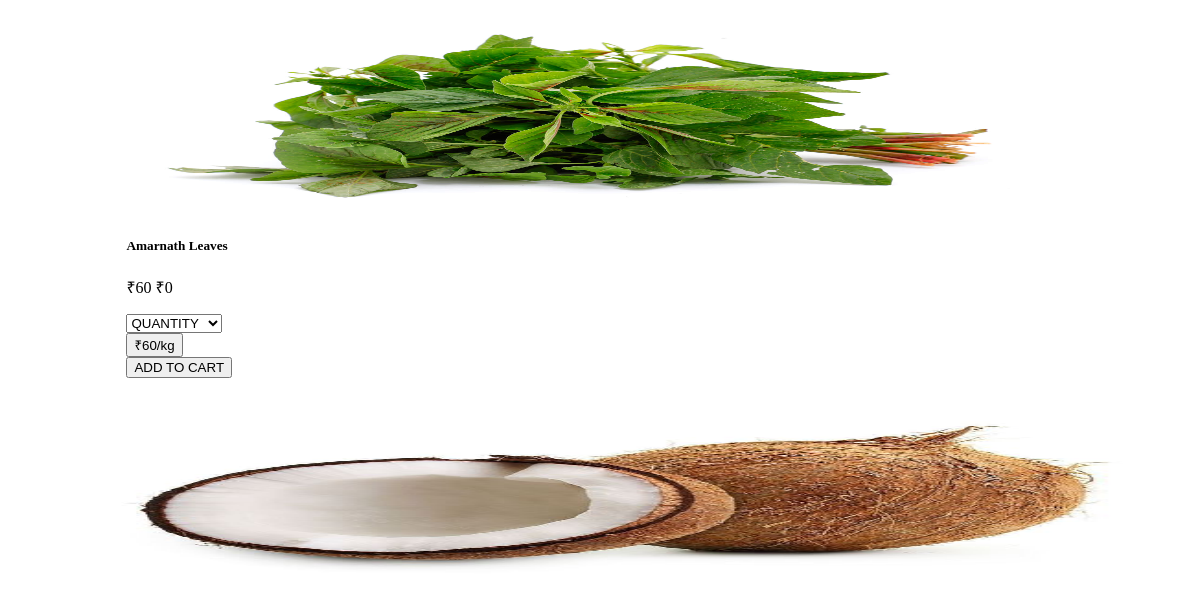
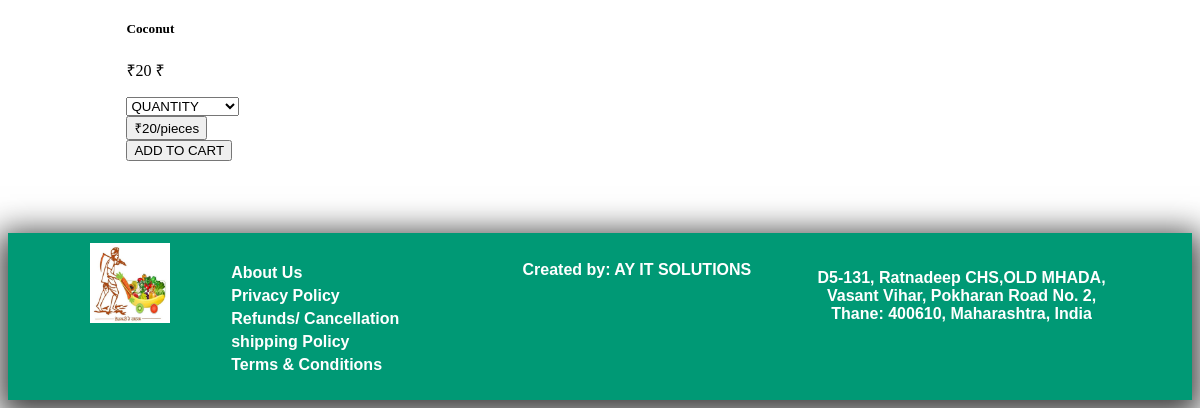
The app's page /php/card.php?c_id=1, older data (2 pictures, top to bottom).
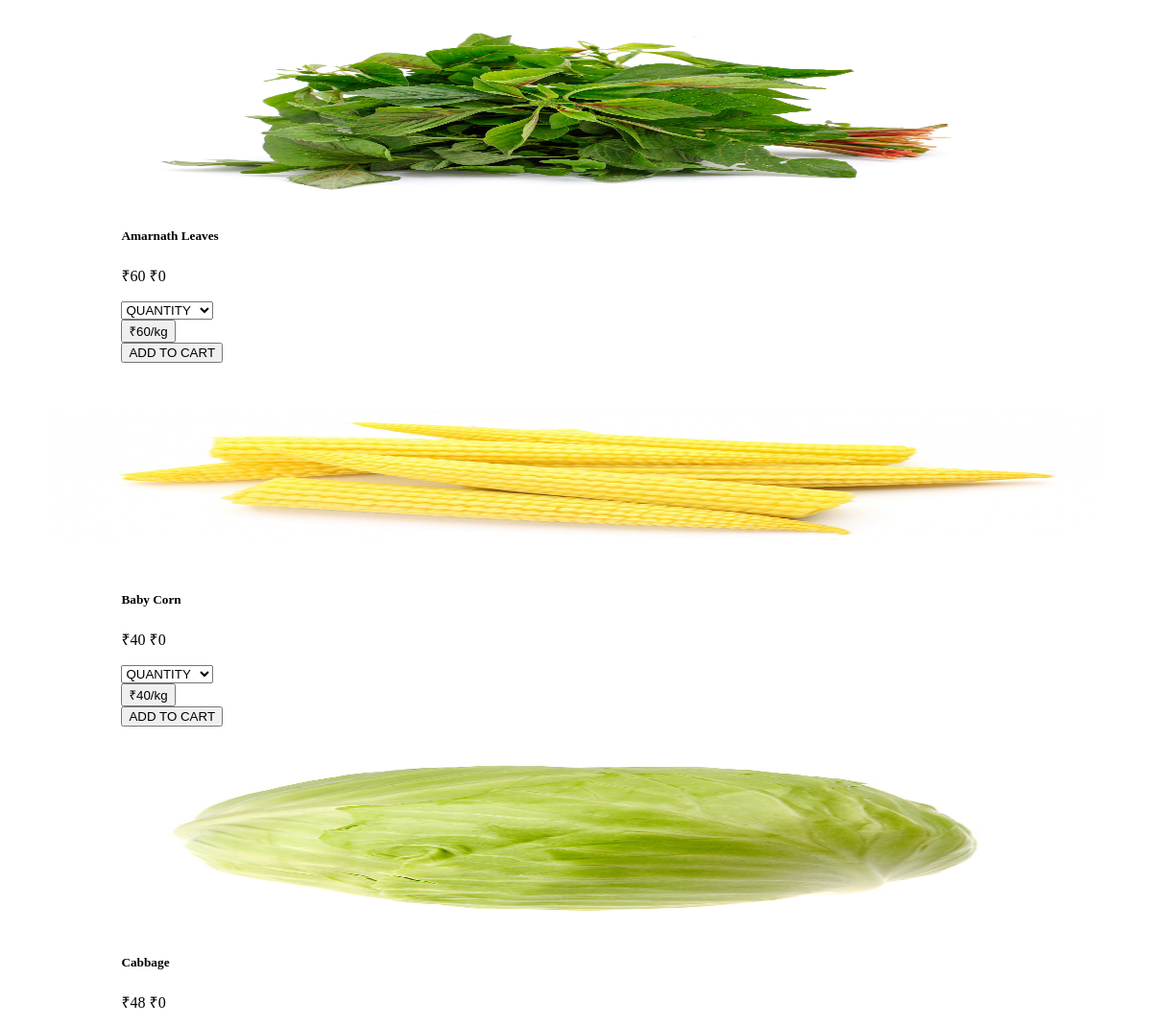
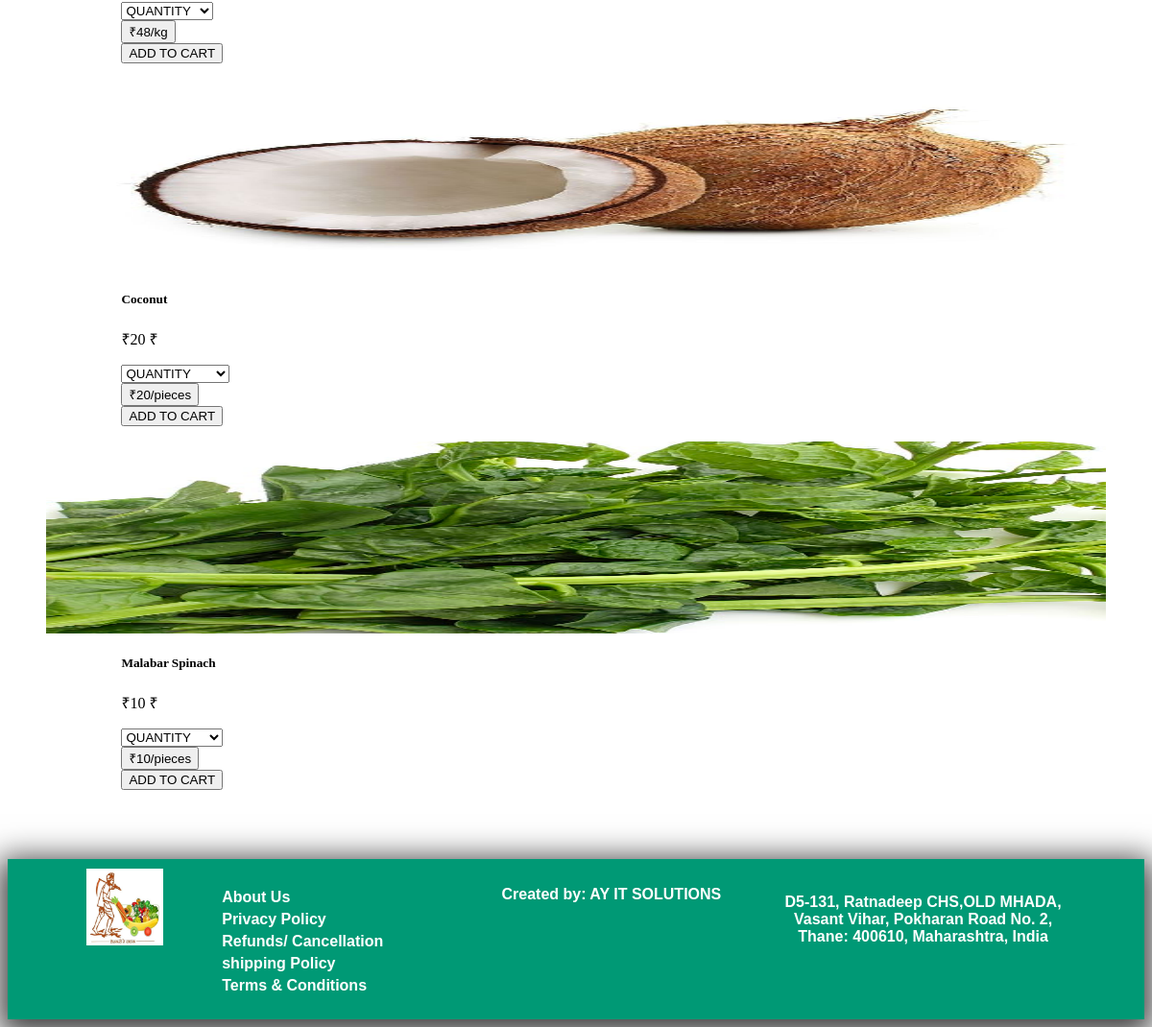
The same page, newer data (2 pictures, top to bottom).
### tables this page shows
CREATE TABLE `items` (
  `item_id` int(11) NOT NULL,
  `i_eng` varchar(100) NOT NULL,
  `i_mar` varchar(100) NOT NULL,
  `i_hin` varchar(100) NOT NULL,
  `category_type` int(11) NOT NULL,
  `type` int(11) NOT NULL COMMENT '1-grams,2-gadi',
  `quantity` int(11) NOT NULL,
  `price` int(11) NOT NULL,
  `img` text NOT NULL
);

### langs/english.php (called while the page is built)
<?php
function array_push_assoc($array, $key, $value){
    $array[$key] = $value;
    return $array;
 }
function lang($txt){
include dirname(dirname(__FILE__)).DIRECTORY_SEPARATOR.'includes'.DIRECTORY_SEPARATOR.'dbconn.php';
 $query = "SELECT i_eng FROM items";
 $result = mysqli_query($con, $query);
$dbarray=array();
 if (mysqli_num_rows($result) > 0){
     while ($row1 = mysqli_fetch_assoc($result)) {
            $eng=$row1['i_eng'];
            $dbarray = array_push_assoc($dbarray, $eng, $eng);
        }
 }
 else{
    $dbarray=array();
 }
$lang = array(
    'FARMACY' => 'FARMACY',
    'POLICY' => 'POLICY',
    'CONTACT US' => 'CONTACT US',
    'REGISTER' => 'REGISTER',
    'LOGIN' => 'LOGIN',
    'Search' => 'Search',
    'add_to_cart' => 'ADD TO CART',
    'quantity'=> 'QUANTITY',
    'login'=> 'Login',
    'login_btn'=> 'Login',
    'mobile'=> 'Mobile Number',
    'password'=> 'Password',
    'forgot_pass'=> 'Forgot Password',
    'sign_up'=>'Sign Up Your Account',
    'fname'=>'First Name',
    'lname'=>'Last Name',
    'email'=>'Email Id',
    'pin'=>'Pincode',
    'delivery'=>'Delivery Address',
    "enter_password"=>"Enter Password",
    're_enter_pass'=>'Re enter Password',
    'new_pass'=>'New Password',
    're_enter_new_pass'=>'Re-enter New Password',
    'products'=>'Products',
    'get_location'=>'Get Location',
    'send'=>'Send',
    'verify_code'=>'Enter Verification Code',
    'verify_button'=>'Verify-Code',
    'your_cart'=>'Your Cart',
    'enter_mob'=>'Enter Your Mobile Number',
    'my_orders'=>'My Orders',
    'hello'=>'Hello',
    'total_price'=>'Total Price',
    'price'=>'Price',
    'outofstock'=>'Out of Stock',
    'available'=>'Available',
    'logout'=>'Logout',
    'add_more_items'=>'Buy More',
    'add_new_item'=>'Add New Item',
    'name'=>'Name',
    'hname'=>"Name-in-Hindi",
    'mname'=>'Name-in-Marathi',
    'add'=>'ADD ITEM',
    'category'=>'Category',
    'type'=>'Type',
    'edit'=> 'EDIT',
    'edit_item'=> 'EDIT ITEM',
    'verify_email'=> 'VERIFY EMAIL',
    'change_verify_email'=> 'CHANGE AND VERIFY EMAIL',
    'Vegetable'=> 'Vegetable',
    'Fruits'=> 'Fruits',
    'all'=>'ALL'
    );
    if (mysqli_num_rows($result) > 0){
$final_array=array_merge($dbarray, $lang);
return $final_array[$txt];
}
else{
return $lang[$txt];
}
}
?>

### php/card.php (the view, shortened to what the changed rows need)
<?php
  include dirname(dirname(__FILE__)).DIRECTORY_SEPARATOR.'langs'.DIRECTORY_SEPARATOR.'set_lang.php';
  $did = $_REQUEST['s_id'];
  $cid = (int) $_REQUEST['c_id'];
  if($cid != 0){
    if ($did==1) {
      $query = "SELECT * FROM items WHERE category_type = {$cid} ORDER BY i_eng ASC";
      $result = mysqli_query($con, $query);
    } elseif($did==2) {
      $query = "SELECT * FROM items WHERE category_type = {$cid} ORDER BY i_eng DESC";
      $result = mysqli_query($con, $query);
    }elseif($did==3) {
      $query = "SELECT * FROM items WHERE category_type = {$cid} ORDER BY price ASC";
      $result = mysqli_query($con, $query);
    }
    elseif($did==4) {
      $query = "SELECT * FROM items WHERE category_type = {$cid} ORDER BY price DESC";
      $result = mysqli_query($con, $query);
    }else {
      $query = "SELECT * FROM items WHERE category_type = {$cid}";
      $result = mysqli_query($con, $query);
    }
  }
  echo '<div class="maincontain">';
  if (mysqli_num_rows($result) > 0){
    while ($row1 = mysqli_fetch_assoc($result)) {
      $eng=$row1['i_eng'];
      $allok=0;
      $img=$row1['img'];
      $itemid=$row1['item_id'];
      $price=$row1['price'];
      $nonDPrice = $row1['non_discounted_price'];
      $type=$row1['type'];
      $quantity=$row1['quantity'];
      if ($type==1) {
        if ($quantity > 0) {
          $allok=1;
          $finalprice=$price*4;
          $nonDPrice=$nonDPrice*4;
          $unit="kg";
        }
      }
      else if ($type==2) {
        if ($quantity > 0) {
          $allok=1;
          $finalprice=$price;
          $unit="pieces";
        }
      }
      if ($allok==1) {
        echo '
        <div class="subcontain box">
          <div class="card newscard">
            <figure>
            <img style=" width:100%;height: 200px;background-size: contain;"  src="../images/Veg/'.$img.'" alt="Card image cap">
            </figure>
            <div class="card-body" style="width:80%;margin:auto;">
                <h5 class="card-title name">'.lang($eng).' </h5>
                <p class="dp">₹'.$finalprice.' <span class="ndp">₹'.$nonDPrice.'</span></p>
                <form method="post">
                <input type="hidden" name="itemid" value="'.$itemid.'">
                <input type="hidden" name="itemtype" value="'.$type.'">
                <input type="hidden" name="itemprice" value="'.$price.'">';
                if ($type==1) {
                  echo'
                    <div class="form-group">
                      <select class="form-control customselect classic" name="quantity1" id="qty" required>
                        <option value="" selected disabled>'.lang('quantity').'</option>
                        <option value="250">250g&nbsp;&nbsp;&nbsp;&nbsp;₹'.((250/250)*$price).' </option>
                        <option value="500">500g&nbsp;&nbsp;&nbsp;&nbsp;₹'.((500/250)*$price).' </option>
                        <option value="1000">1kg&nbsp;&nbsp;&nbsp;&nbsp;&nbsp;&nbsp;₹'.((1000/250)*$price).' </option>
                        <option value="1500">1.5kg&nbsp;&nbsp;&nbsp;₹'.((1500/250)*$price).' </option>
                        <option value="2000">2kg&nbsp;&nbsp;&nbsp;&nbsp;&nbsp;&nbsp;₹'.((2000/250)*$price).' </option>
                        <option value="3000">3kg&nbsp;&nbsp;&nbsp;&nbsp;&nbsp;&nbsp;₹'.((3000/250)*$price).' </option>
                        <option value="5000">5kg&nbsp;&nbsp;&nbsp;&nbsp;&nbsp;&nbsp;₹'.((5000/250)*$price).' </option>
                      </select>
                    </div>';
                }
                if ($type==2) {
                  echo'
                    <div class="form-group">
                      <select class="form-control customselect classic" name="quantity1" id="qty" required>
                        <option value="" selected disabled>'.lang('quantity').'</option>
                        <option value="1">1 piece&nbsp;&nbsp;&nbsp;&nbsp;₹'.(1*$price).'</option>
                        <option value="2">2 pieces&nbsp;&nbsp;&nbsp;₹'.(2*$price).'</option>
                        <option value="3">3 pieces&nbsp;&nbsp;&nbsp;₹'.(3*$price).'</option>
                        <option value="4">4 pieces&nbsp;&nbsp;&nbsp;₹'.(4*$price).'</option>
                        <option value="5">5 pieces&nbsp;&nbsp;&nbsp;₹'.(5*$price).'</option>
                      </select>
                    </div>';
                }
                echo '
                  <div class="row">
                    <div class="col">
                      <input type="button" class="btn btngreen" style="text-align:left;" value="₹'.$finalprice.'/'.$unit.'"/>
                    </div>
                    <div class="col">
                      <input type="submit" name="addtocart" class="btn btnwhite" value="'.lang('add_to_cart').'">
                    </div>
                  </div>
                  </form>
                  </div>
                  </div>
                  </div>';
      }
    }
  }
  echo "</div>";
    include dirname(dirname(__FILE__)).DIRECTORY_SEPARATOR.'includes'.DIRECTORY_SEPARATOR.'footer.php';
 ?>

Row changes from the older to the newer data that the page shows:
now on this page (row edited): items: img (picture), eng "Baby Corn", price "40", nonDPrice "0", price+quantity "₹40/kg"
now on this page (row edited): items: img (picture), eng "Cabbage", price "48", nonDPrice "0", price+quantity "₹48/kg"
now on this page (row edited): items: img (picture), eng "Malabar Spinach", price "10", price+quantity "₹10/pieces"
